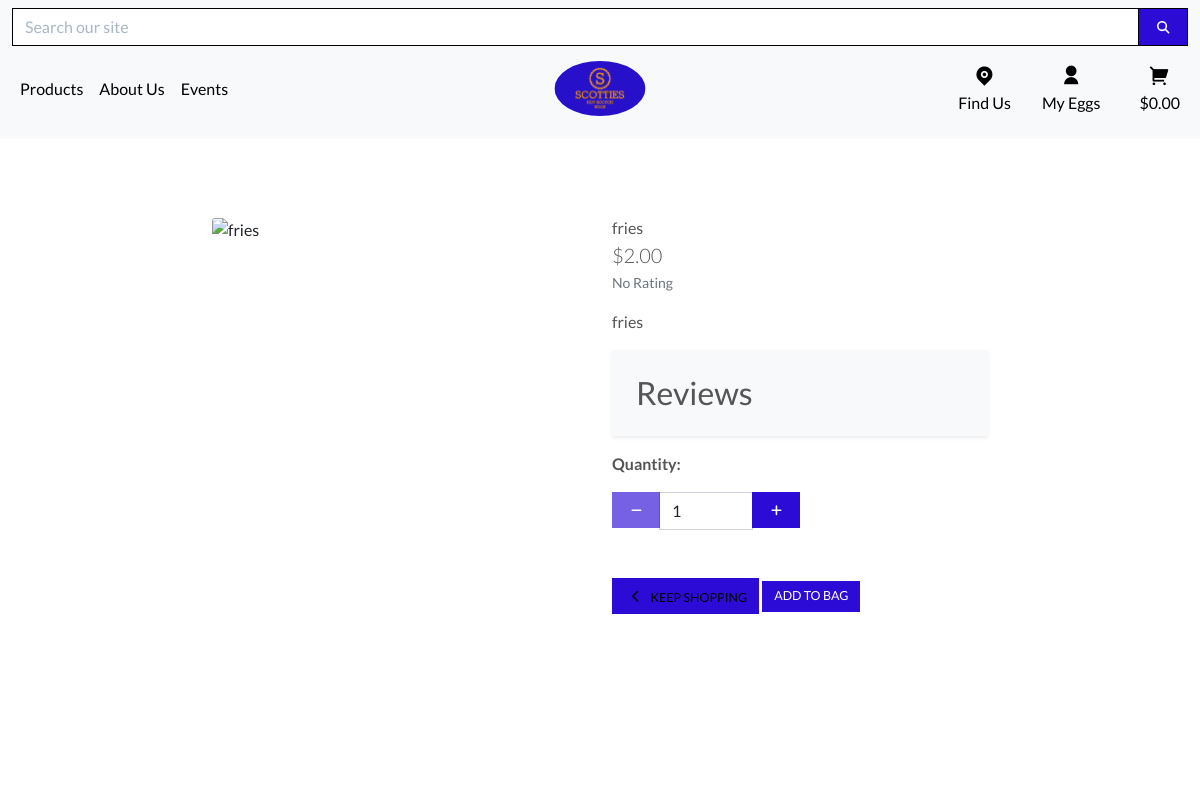
Screenshot of /products/2/ with the database file from the repository.
### products/models.py (models this page shows, shortened)
class Product(models.Model):
    category = models.ForeignKey('Category', null=True, blank=True, on_delete=models.SET_NULL)
    sku = models.CharField(max_length=254, null=True, blank=True)
    name = models.CharField(max_length=254)
    description = models.TextField()
    price = models.DecimalField(max_digits=6, decimal_places=2)
    image_url = models.URLField(max_length=1024, null=True, blank=True)
    image = CloudinaryField('image', null=True, blank=True)

### products/views.py (the view)
# urls.py: path('<int:product_id>/', views.product_detail, name='product_detail'),
def product_detail(request, product_id):
    product = get_object_or_404(Product, pk=product_id)
    reviews = product.reviews.all()
    context = {
        'product': product,
        'reviews': reviews,
    }
    return render(request, 'products/product_detail.html', context)

### bag/contexts.py (called while the page is built, shortened)
def bag_contents(request):
    bag_items = []
    total = 0
    product_count = 0
    bag = request.session.get('bag', {})
    if total < settings.FREE_DELIVERY_THRESHOLD:
        delivery = total * Decimal(settings.STANDARD_DELIVERY_PERCENTAGE / 100)
        free_delivery_delta = settings.FREE_DELIVERY_THRESHOLD - total
    else:
        delivery = 0
        free_delivery_delta = 0
    grand_total = delivery + total
    context = {
        'bag_items': bag_items,
        'total': total,
        'product_count': product_count,
        'delivery': delivery,
        'free_delivery_delta': free_delivery_delta,
        'free_delivery_threshold': settings.FREE_DELIVERY_THRESHOLD,
        'grand_total': grand_total,
    }
    return context

### products/templates/products/product_detail.html (shortened to what this page needs)
{% extends "base.html" %}
{% load static %}
{% block page_header %}
    <div class="container header-container">
    </div>
{% endblock %}
{% block content %}
    <div class="overlay"></div>
    <div class="container-fluid">
        <div class="row">
            <div class="col-12 col-md-6 col-lg-4 offset-lg-2">
                <div class="image-container my-5">
                    {% if product.image %}
                        <a href="{{ product.image.url }}" target="_blank">
                            <img class="card-img-top img-fluid" src="{{ product.image.url }}" alt="{{ product.name }}">
                        </a>
                        {% else %}
                        <a href="">
                            <img class="card-img-top img-fluid" src="{{ MEDIA_URL }}noimage.png" alt="{{ product.name }}">
                        </a>
                    {% endif %}
                </div>
            </div>
            <div class="col-12 col-md-6 col-lg-4">
                <div class="product-details-container mb-5 mt-md-5">
                    <p class="mb-0">{{ product.name }}</p>
                    <p class="lead mb-0 text-left font-weight-bold">${{ product.price }}</p>
                    {% if product.rating %}
                        <small class="text-muted"><i class="fas fa-star mr-1"></i>{{ product.rating }} / 5</small>
                    {% else %}
                        <small class="text-muted">No Rating</small>
                    {% endif %}
                    <p class="mt-3">{{ product.description }}</p>
                    <div class="bg-light shadow-sm p-4 container-fluid">
                        <h2 class="mb-4">Reviews</h2>
                    </div>
                    <form class="form" action="{% url 'add_to_bag' product.id %}" method="POST">
                        <div class="form-row">
                            <div class="col-12">
                                <p class="mt-3"><strong>Quantity:</strong></p>
                                <div class="form-group w-50">
                                    <div class="input-group">
                                        <div class="input-group-prepend">
                                            <button class="decrement-qty btn btn-black rounded-0"
                                                data-item_id="{{ product.id }}" id="decrement-qty_{{ product.id }}">
                                                <span class="icon">
                                                    <i class="fas fa-minus"></i>
                                                </span>
                                            </button>
                                        </div>
                                        <input class="form-control qty_input" type="number"
                                        name="quantity" value="1" min="1" max="99"
                                        data-item_id="{{ product.id }}"
                                        id="id_qty_{{ product.id }}">
                                        <div class="input-group-append">
                                            <button class="increment-qty btn btn-black rounded-0"
                                                data-item_id="{{ product.id }}" id="increment-qty_{{ product.id }}">
                                                <span class="icon">
                                                    <i class="fas fa-plus"></i>
                                                </span>
                                            </button>
                                        </div>
                                    </div>
                                </div>
                            </div>
                            <div class="col-12">
                                <a href="{% url 'products' %}" class="btn btn-outline-black rounded-0 mt-5">
                                    <span class="icon">
                                        <i class="fas fa-chevron-left"></i>
                                    </span>
                                    <span class="text-uppercase">Keep Shopping</span>
                                </a>
                                <input type="submit" class="btn btn-black rounded-0 text-uppercase mt-5" value="Add to Bag">
                            </div>
                        </div>
                    </form>
                </div>
            </div>
        </div>
    </div>
{% endblock %}

### static/css/base.css (style rules this page uses)
html { height: 100%; }
body { background-size: cover; height: calc(100vh - 164px); color: #555; font-family: 'Lato'; }
.icon { align-items: center; display: inline-flex; justify-content: center; height: 1.5rem; width: 1.5rem; }
a { color: #212529; text-decoration: none; }
.btn-black { background: black; color: white; }
.btn-outline-black { background: white; color: black !important; border: 1px solid black; }
.overlay { height: 100%; width: 100%; top: 0; left: 0; position: fixed; background: white; z-index: -1; }
@media (min-width: 1200px) { .container { max-width: 80%; } }
@media (min-width: 992px) { .header-container { padding-top: 168px; } }
.btn { background-color: #2D0BD6; font-size: 0.78rem; border: 0px; }
.text-muted { font-size: 0.875rem; }

### rows the page displays
Product: name "fries", price "2.00", description "fries"
